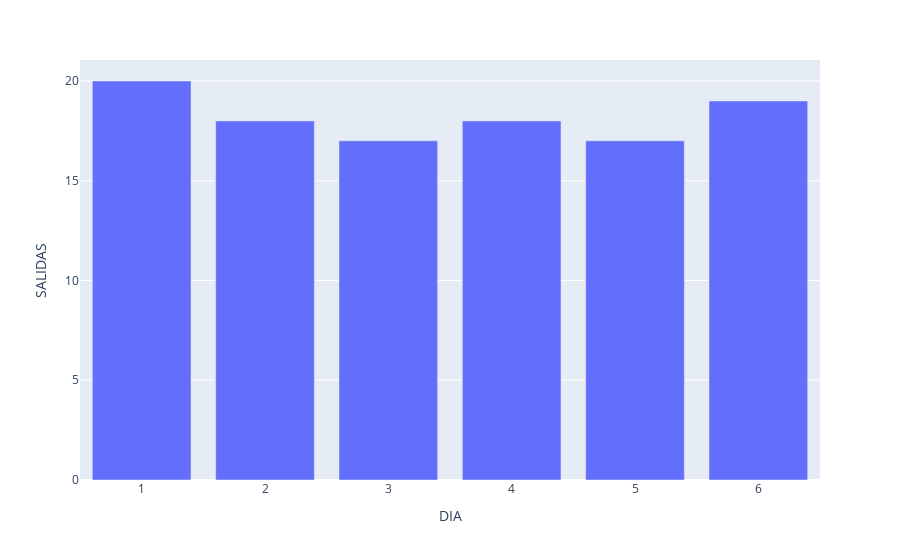

The notebook cell saved with this chart:
### Markdown cell above
## BUSES POR DiA

### Code cell
dia_salidas = {x:0 for x in dias_en_minutos}
dia_actual = 0

for dia_en_minuto in dias_en_minutos:
    dia = list(filter(lambda x: x[1]<=dia_en_minuto, salidas_minuto))
    dia_salidas[dia_en_minuto] = sum([x[0] for x in dia])
    temp = [x for x in salidas_minuto if x not in dia]
    salidas_minuto = temp

keys = list(map(lambda x: x/(60*24), list(dia_salidas.keys())))
values = list(dia_salidas.values())

dia_salidas = dict(zip(keys, values))

df = DataFrame.from_dict(dia_salidas.items())
df.columns = ['DIA', 'SALIDAS']
express.bar(df, x='DIA', y='SALIDAS')

### Figure 1 — Plotly figure (JSON) as saved in the notebook; plotly's stock layout.template omitted (floating-point values rounded to 4 significant figures)
{"data": [{"alignmentgroup": "True", "hovertemplate": "DIA=%{x}<br>SALIDAS=%{y}<extra></extra>", "legendgroup": "", "marker": {"color": "#636efa", "pattern": {"shape": ""}}, "name": "", "offsetgroup": "", "orientation": "v", "showlegend": false, "textposition": "auto", "x": [1.0, 2.0, 3.0, 4.0, 5.0, 6.0], "xaxis": "x", "y": [20, 18, 17, 18, 17, 19], "yaxis": "y", "type": "bar"}], "layout": {"xaxis": {"anchor": "y", "domain": [0.0, 1.0], "title": {"text": "DIA"}}, "yaxis": {"anchor": "x", "domain": [0.0, 1.0], "title": {"text": "SALIDAS"}}, "legend": {"tracegroupgap": 0}, "margin": {"t": 60}, "barmode": "relative"}}
